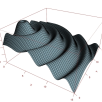

Source code (R):
x = seq(0,15, 0.2)
y = seq(0,15, 0.2)
a = c(5,8)
b = c(0.2, -0.1)
hc <- function(x, y) {
   d = sqrt((x-1)^2+(y-5)^2) # distance from (1,5)
   val = (10-.5*d)+sin(2*d)
}
#ht <- function(x, y, a, b) { # gives errors
#   d = sqrt((x-1)^2+(y-5)^2) # distance from (1,5)
#   val<-0
#   if(y<(a[1]+b[1]*x)) val <-10000
#   if(y>(a[2]+b[2]*x)) val <-10000
#   val <- val + (10-.5*d)+sin(2*d)
#}
z<-outer(x, y, hc)
contour(x, y, z)
abline(5, 0.1)
abline(8, -0.2)
par(lty="dashed")
abline(8, -0.4)
title("jnwave function with constraint lines")
# dev.print(postscript, file="/tmp/jnwavec01.eps", horizontal=FALSE,
#           onefile=FALSE, paper="special")


X11()
persp(x, y, z, theta = 30, phi = 30, expand = 0.5, col = "lightblue",
           ltheta = 120, shade = 0.75, ticktype = "detailed",
           xlab = "X", ylab = "Y", zlab = "Z") 

#dev.print(postscript, file="/tmp/jnwavep01.eps", horizontal=FALSE,
#           onefile=FALSE, paper="special")
